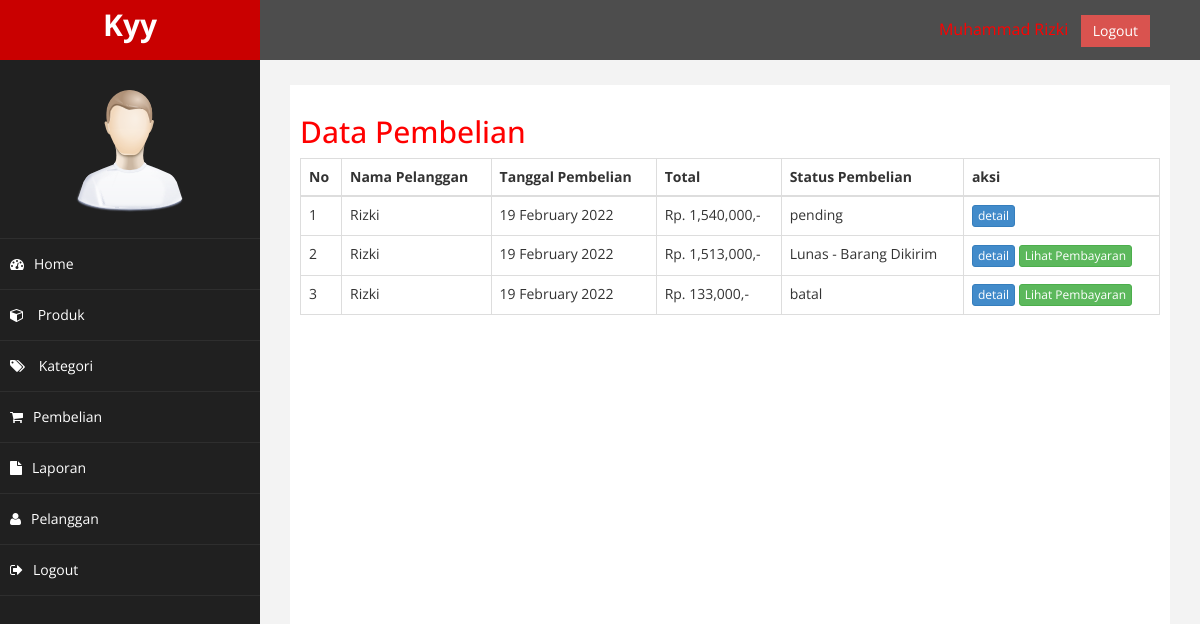
Page /admin/index.php?halaman=pembelian (signed in) on the committed database.
### tables this page shows
CREATE TABLE `pembelian` (
  `id_pembelian` int(11) NOT NULL,
  `id_pelanggan` int(11) NOT NULL,
  `tanggal_pembelian` date NOT NULL,
  `total_pembelian` int(11) NOT NULL,
  `alamat_pengiriman` text NOT NULL,
  `status_pembelian` varchar(100) NOT NULL DEFAULT 'pending',
  `totalberat` int(11) NOT NULL,
  `provinsi` varchar(255) NOT NULL,
  `distrik` varchar(255) NOT NULL,
  `tipe` varchar(255) NOT NULL,
  `kodepos` varchar(255) NOT NULL,
  `ekspedisi` varchar(255) NOT NULL,
  `paket` varchar(255) NOT NULL,
  `ongkir` int(11) NOT NULL,
  `estimasi` varchar(255) NOT NULL,
  `resi_pengiriman` varchar(234) NOT NULL
);

CREATE TABLE `pelanggan` (
  `id_pelanggan` int(11) NOT NULL,
  `email_pelanggan` varchar(100) NOT NULL,
  `password_pelanggan` varchar(50) NOT NULL,
  `nama_pelanggan` varchar(100) NOT NULL,
  `telepon_pelanggan` varchar(100) NOT NULL,
  `alamat_pelanggan` text NOT NULL
);

### admin/pembelian.php (the view)
<h2>Data Pembelian</h2>
<table class="table table-bordered">
    <thead>
        <tr>
            <th>No</th>
            <th>Nama Pelanggan</th>
            <th>Tanggal Pembelian</th>
            <th>Total</th>
            <th>Status Pembelian</th>
            <th>aksi</th>
        </tr>
    </thead>
    <tbody>
        <?php $no = 1; ?>
        <?php $ambil = $koneksi->query("SELECT * FROM pembelian JOIN pelanggan ON pembelian.id_pelanggan = pelanggan.id_pelanggan"); ?>
        <?php while ($pecah = $ambil->fetch_assoc()) : ?>
            <tr>
                <td><?= $no; ?></td>
                <td><?= $pecah["nama_pelanggan"]; ?></td>
                <td><?= date("d F Y", strtotime($pecah["tanggal_pembelian"])); ?></td>
                <td>Rp. <?= number_format($pecah["total_pembelian"]); ?>,-</td>
                <td><?= $pecah["status_pembelian"]; ?></td>
                <td>
                    <a href="index.php?halaman=detail&id=<?= $pecah["id_pembelian"]; ?>" class="btn btn-primary btn-xs">detail</a>
                    <?php if ($pecah['status_pembelian'] != 'pending') : ?>
                        <a href="index.php?halaman=pembayaran&id=<?= $pecah['id_pembelian']; ?>" class="btn btn-success btn-xs">Lihat Pembayaran</a>
                    <?php endif; ?>
                </td>
            </tr>
            <?php $no++; ?>
        <?php endwhile; ?>
    </tbody>
</table>

### admin/assets/css/custom.css (style rules this page uses)
body { font-family: 'Open Sans', sans-serif; }
h2 { color: #f00; }

### rows in the picture
pembelian: id_pelanggan.nama_pelanggan "Rizki", tanggal_pembelian "19 February 2022", total_pembelian "1,540,000", status_pembelian "pending"
pembelian: id_pelanggan.nama_pelanggan "Rizki", tanggal_pembelian "19 February 2022", total_pembelian "1,513,000", status_pembelian "Lunas - Barang Dikirim"
pembelian: id_pelanggan.nama_pelanggan "Rizki", tanggal_pembelian "19 February 2022", total_pembelian "133,000", status_pembelian "batal"
